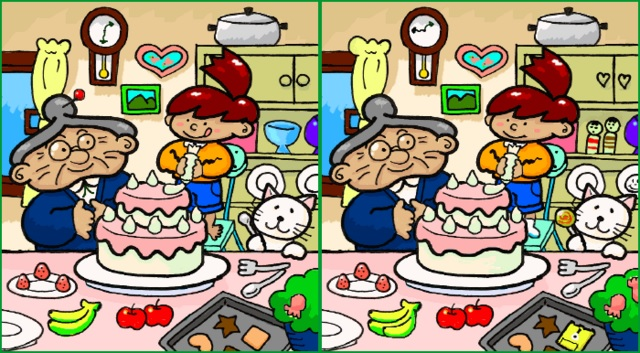
#> input picture Computer Vision/Spot The Difference Solver/images/example_original.png, 640 x 353 px, given in place of img2.jpg, which was not available
$ jupyter execute Spot_The_Difference_Solver.ipynb   (text cells are left out)
#> lines starting #> are read from the running program, lines starting #| are printed output that depends on the picture; after the words box and inside, x2 and y2 are one past the last pixel; in counts of white or black regions, pixels touching at a corner belong together; pictures that were not available may be replaced by others from this repository, and a replacement may not be noted
[cell 1]
import numpy as np
import cv2
from google.colab.patches import cv2_imshow
import matplotlib.pylab as plt
from google.colab import files

[cell 2]
img_upload = files.upload()
#> the answer given: example_original.png

[cell 3]
img1_name = 'img1.jpg'
img2_name = 'img2.jpg'
img3_name = 'img3.jpg'
img4_name = 'img4.jpg'
img5_name = 'img5.jpg'
img6_name = 'img6.jpg'
img7_name = 'img7.jpg'

[cell 4]
image = cv2.imread(img2_name)
#> image is the input picture: shape (353, 640, 3); mean B, G, R 125.6, 150.7, 159.8

cv2_imshow(image)

[cell 5]
# cut the image in half
height, width, depth = image.shape
#> height = 353; width = 640; depth = 3
temp_x = int(width/2)
#> temp_x = 320
center_x = temp_x if width % 2 == 0 else temp_x - 1
#> center_x = 320

left_image = image[:,:center_x,:]
right_image = image[:,center_x:,:]

# blur them to remove noise
left_image = cv2.GaussianBlur(left_image, (9, 9), 0)
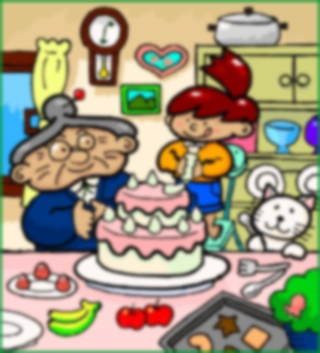
#> left_image: shape (353, 320, 3); mean B, G, R 126.4, 150.8, 159.7
right_image = cv2.GaussianBlur(right_image, (9, 9), 0)
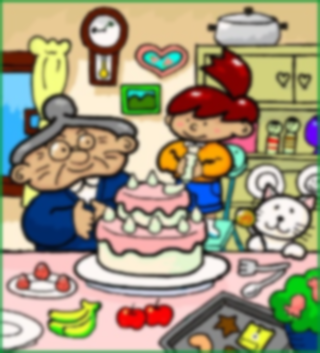
#> right_image: shape (353, 320, 3); mean B, G, R 125.3, 150.8, 160.7

[cell 6]
print(left_image.shape)
#| (353, 320, 3)
print(right_image.shape)
#| (353, 320, 3)

[cell 7]
# a utility function for removing noise
def erode_n_dialate(img, kernel_size, iteration_num):
  kernel = np.ones((kernel_size, kernel_size), np.uint8)
  img_erosion = cv2.erode(img, kernel, iterations=iteration_num)
  img_dilation = cv2.dilate(img_erosion, kernel, iterations=iteration_num)
  return img_dilation

[cell 8]
# black blank image to display the difference
hsv_diff = np.zeros(left_image.shape, dtype=np.uint8)

# convert to hsv for color comparison
hsv_left = cv2.cvtColor(left_image, cv2.COLOR_BGR2HSV)
#> hsv_left: shape (353, 320, 3); mean H, S, V 35.6, 94.7, 177.3
hsv_right = cv2.cvtColor(right_image, cv2.COLOR_BGR2HSV)
#> hsv_right: shape (353, 320, 3); mean H, S, V 35, 95, 176.9

[cell 9]
# the hsv range to consider the color same
acceptable_range = 30

# get the color difference
for row in range(hsv_left.shape[0]):
  for col in range(hsv_left.shape[1]):
    for color in range(2):
      left_val = hsv_left[row][col][color]
      right_val = hsv_right[row][col][color]

      # get the absolute difference (used this method because of uint8 overflow)
      diff = (left_val - right_val) if (left_val > right_val) else (right_val - left_val)

      if diff > acceptable_range:
        hsv_diff[row][col] = [255,255,255]
#> hsv_diff: shape (353, 320, 3); mean H, S, V 10.2, 10.2, 10.2

cv2_imshow(hsv_diff)

[cell 10]
# clean up the image
hsv_cleaned = erode_n_dialate(img=hsv_diff, kernel_size=3, iteration_num=2)
#> in erode_n_dialate, `img_erosion = cv2.erode(img, kernel, iterations=iteration_num)`: img_erosion: shape (353, 320, 3); mean H, S, V 4, 4, 4
#> in erode_n_dialate, `img_dilation = cv2.dilate(img_erosion, kernel, iterations=iteration_num)`: img_dilation: shape (353, 320, 3); mean H, S, V 7.3, 7.3, 7.3

# turn it grayscale for comparison later
hsv_cleaned = cv2.cvtColor(hsv_cleaned, cv2.COLOR_BGR2GRAY)
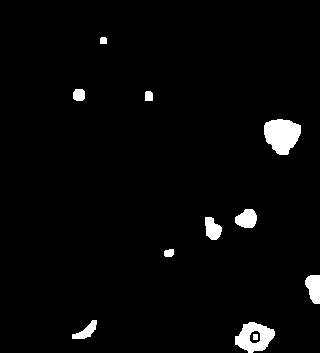
#> hsv_cleaned: shape (353, 320); 2.9% white; 11 white regions, largest, box (x1, y1, x2, y2) and area: (264, 119, 301, 155) 981, (235, 322, 275, 353) 749, (305, 275, 320, 304) 335
cv2_imshow(hsv_cleaned)

[cell 11]
# import module
from PIL import Image, ImageChops

# assign images
chop_left = cv2.cvtColor(left_image, cv2.COLOR_BGR2RGB)
chop_left = Image.fromarray(chop_left)

chop_right = cv2.cvtColor(right_image, cv2.COLOR_BGR2RGB)
chop_right = Image.fromarray(chop_right)

# finding difference
chop_diff = ImageChops.difference(chop_left, chop_right)

# showing the difference
chop_diff

[cell 12]
chop_diff = np.asarray(chop_diff)
chop_diff = cv2.cvtColor(chop_diff, cv2.COLOR_BGR2GRAY)
#> chop_diff: shape (353, 320)
ret, chop_diff = cv2.threshold(chop_diff, 10, 255, cv2.THRESH_BINARY)
#> chop_diff: shape (353, 320); 6.5% white; 18 white regions (3 under 20 px), largest, box (x1, y1, x2, y2) and area: (261, 114, 304, 156) 1405, (233, 318, 278, 353) 1069, (122, 243, 187, 263) 741

cv2_imshow(chop_diff)

[cell 13]
from skimage.metrics import structural_similarity

gray_l = cv2.cvtColor(left_image, cv2.COLOR_BGR2GRAY)
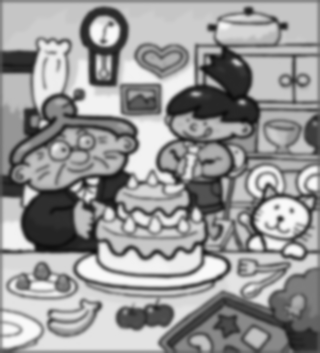
#> gray_l: shape (353, 320); min 13, max 249, mean 150.7
gray_r = cv2.cvtColor(right_image, cv2.COLOR_BGR2GRAY)
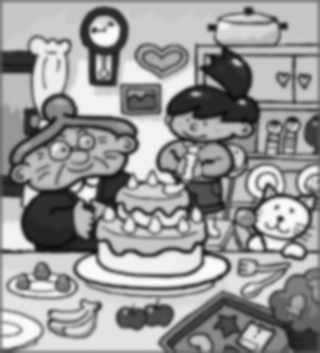
#> gray_r: shape (353, 320); min 13, max 249, mean 150.9

(score, ss_diff) = structural_similarity(gray_l, gray_r, full=True)
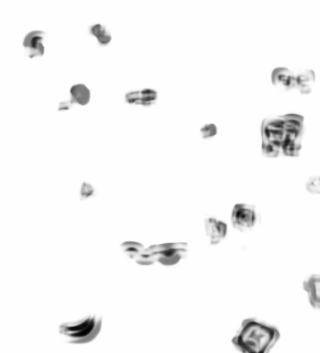
#> ss_diff: shape (353, 320) float64; min -0.917, max 1, mean 0.94; drawn with min black and max white
#> score = 0.939

# 0-1 float to 0-255 range-ish
ss_diff = ss_diff * 255

cv2_imshow(ss_diff)

[cell 14]
# threshold the best match
ret, ss_cleaned = cv2.threshold(ss_diff, 230, 255, cv2.THRESH_BINARY_INV)
#> ss_cleaned: shape (353, 320) float64; 9% white; 16 white regions (1 under 20 px), largest, box (x1, y1, x2, y2) and area: (260, 112, 305, 158) 1732, (231, 317, 281, 353) 1327, (120, 241, 188, 267) 1268

# float to uint8
ss_cleaned = ss_cleaned.astype(np.uint8)

cv2_imshow(ss_cleaned)

[cell 15]
for row in range(ss_cleaned.shape[0]):
  for col in range(ss_cleaned.shape[1]):
      hsv_pixel = hsv_cleaned[row][col]
      chop_pixel = chop_diff[row][col]
      ss_pixel = ss_cleaned[row][col]

      # if both hsv and chop said 'yes, it's a different spot',
      # then accept it as true
      if hsv_pixel == 255 and chop_pixel == 255:
        ss_cleaned[row][col] = 255

# clump up
kernel2 = np.ones((5, 5), np.uint8)
ss_cleaned = cv2.dilate(ss_cleaned, kernel2, iterations=1)
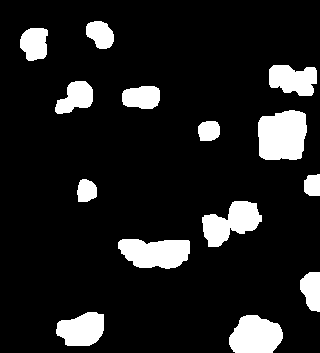
#> ss_cleaned: shape (353, 320); 12.4% white; 14 white regions

# clean
# ss_cleaned = erode_n_dialate(ss_cleaned, 3, 1)

cv2_imshow(ss_cleaned)

[cell 16]
contours, _ = cv2.findContours(ss_cleaned,  cv2.RETR_TREE,cv2.CHAIN_APPROX_SIMPLE)
#> contours = 14 contours; largest, box (x1, y1, x2, y2) and area: (258, 110, 307, 160) 2042, (118, 239, 190, 269) 1625, (229, 315, 283, 353) 1546, (202, 201, 262, 247) 1495, (56, 312, 104, 346) 1182

left_image_original = image[:,:center_x,:]
right_image_original = image[:,center_x:,:]

base_image_left = left_image_original.copy()
base_image_right = right_image_original.copy()

for contour in contours:
  (x,y),radius = cv2.minEnclosingCircle(contour)
  center = (int(x),int(y))
  radius = int(radius)

  # ignore noise
  if radius < 5:
    continue

  cv2.circle(base_image_left, center, radius+1, (0, 0, 255), 1)
  cv2.circle(base_image_left, center, radius+2, (0, 0, 0), 1)

  cv2.circle(base_image_right, center, radius+1, (0, 0, 255), 1)
  cv2.circle(base_image_right, center, radius+2, (0, 0, 0), 1)
#> this loop made 14 passes
#> (x, y, radius, center) on passes 1, 2, 3, 4, 5, 6, 7, 8, 9, 10, 12, 13: (255.5, 338, 27, (255, 338)), (79.5, 323.5, 25, (79, 323)), (314, 291.5, 20, (314, 291)), (153.6, 247, 35, (153, 247)), (232, 224.5, 32, (232, 224)), (84.89, 190.9, 12, (84, 190)), (313.8, 184.5, 11, (313, 184)), (208.5, 131, 12, (208, 131)), (282, 134.5, 30, (282, 134)), (140.8, 96.41, 19, (140, 96)), (292.3, 78.39, 25, (292, 78)), (36.67, 44.31, 17, (36, 44))
#> (x, y, radius) on pass 11: (73, 99, 21)
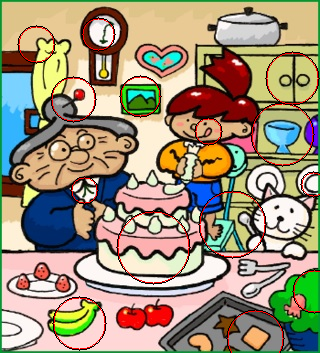
#> base_image_left: shape (353, 320, 3); mean B, G, R 122.5, 146.2, 158.3
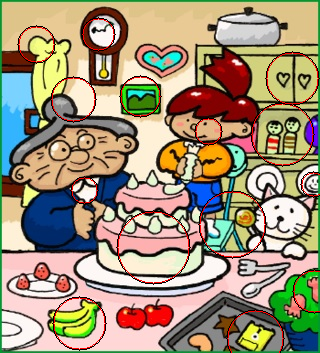
#> base_image_right: shape (353, 320, 3); mean B, G, R 121.4, 146.2, 159.3

two_image = np.hstack((base_image_left, base_image_right))
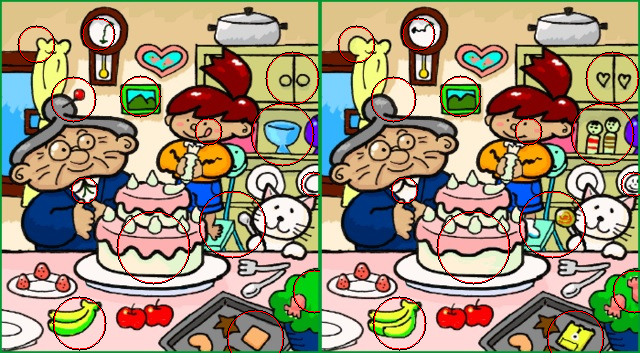
#> two_image: shape (353, 640, 3); mean B, G, R 121.9, 146.2, 158.8

cv2_imshow(two_image)
